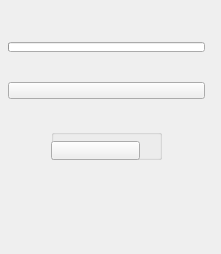
<?xml version="1.0" encoding="UTF-8"?>
<ui version="4.0">
 <class>QtUi</class>
 <widget class="QMainWindow" name="QtUi">
  <property name="enabled">
   <bool>true</bool>
  </property>
  <property name="geometry">
   <rect>
    <x>0</x>
    <y>0</y>
    <width>221</width>
    <height>254</height>
   </rect>
  </property>
  <property name="minimumSize">
   <size>
    <width>120</width>
    <height>0</height>
   </size>
  </property>
  <property name="maximumSize">
   <size>
    <width>999</width>
    <height>999</height>
   </size>
  </property>
  <property name="windowTitle">
   <string>Toolkit</string>
  </property>
  <property name="tabShape">
   <enum>QTabWidget::Triangular</enum>
  </property>
  <property name="dockNestingEnabled">
   <bool>true</bool>
  </property>
  <property name="dockOptions">
   <set>QMainWindow::AllowNestedDocks|QMainWindow::AllowTabbedDocks|QMainWindow::AnimatedDocks|QMainWindow::ForceTabbedDocks</set>
  </property>
  <widget class="QWidget" name="mainWindow">
   <widget class="QWidget" name="layoutWidget_2">
    <property name="geometry">
     <rect>
      <x>8</x>
      <y>12</y>
      <width>197</width>
      <height>181</height>
     </rect>
    </property>
    <layout class="QGridLayout" name="gridLayout_2">
     <property name="spacing">
      <number>0</number>
     </property>
     <item row="0" column="1" colspan="2">
      <widget class="QProgressBar_" name="progressBar">
       <property name="sizePolicy">
        <sizepolicy hsizetype="Ignored" vsizetype="Fixed">
         <horstretch>0</horstretch>
         <verstretch>0</verstretch>
        </sizepolicy>
       </property>
       <property name="minimumSize">
        <size>
         <width>0</width>
         <height>10</height>
        </size>
       </property>
       <property name="maximumSize">
        <size>
         <width>16777215</width>
         <height>10</height>
        </size>
       </property>
       <property name="value">
        <number>0</number>
       </property>
       <property name="textVisible">
        <bool>false</bool>
       </property>
      </widget>
     </item>
     <item row="2" column="1" colspan="2">
      <layout class="QHBoxLayout" name="horizontalLayout">
       <item>
        <layout class="QVBoxLayout" name="verticalLayout">
         <property name="spacing">
          <number>12</number>
         </property>
         <item>
          <widget class="QGroupBox" name="groupBox_2">
           <property name="maximumSize">
            <size>
             <width>111</width>
             <height>999</height>
            </size>
           </property>
           <property name="title">
            <string/>
           </property>
           <widget class="QPushButton" name="b003">
            <property name="geometry">
             <rect>
              <x>0</x>
              <y>48</y>
              <width>89</width>
              <height>19</height>
             </rect>
            </property>
            <property name="text">
             <string/>
            </property>
           </widget>
           <widget class="QPushButton" name="b001">
            <property name="geometry">
             <rect>
              <x>0</x>
              <y>12</y>
              <width>89</width>
              <height>19</height>
             </rect>
            </property>
            <property name="text">
             <string/>
            </property>
           </widget>
           <widget class="QPushButton" name="b002">
            <property name="geometry">
             <rect>
              <x>0</x>
              <y>30</y>
              <width>89</width>
              <height>19</height>
             </rect>
            </property>
            <property name="text">
             <string/>
            </property>
           </widget>
           <widget class="QPushButton" name="b000">
            <property name="geometry">
             <rect>
              <x>0</x>
              <y>66</y>
              <width>89</width>
              <height>19</height>
             </rect>
            </property>
            <property name="text">
             <string/>
            </property>
            <property name="checkable">
             <bool>true</bool>
            </property>
            <property name="checked">
             <bool>true</bool>
            </property>
           </widget>
          </widget>
         </item>
        </layout>
       </item>
       <item>
        <layout class="QVBoxLayout" name="verticalLayout_2">
         <property name="spacing">
          <number>12</number>
         </property>
        </layout>
       </item>
      </layout>
     </item>
     <item row="1" column="1" colspan="2">
      <widget class="QPushButton_Draggable" name="pin">
       <property name="minimumSize">
        <size>
         <width>19</width>
         <height>17</height>
        </size>
       </property>
       <property name="maximumSize">
        <size>
         <width>999</width>
         <height>17</height>
        </size>
       </property>
       <property name="text">
        <string/>
       </property>
       <property name="checkable">
        <bool>true</bool>
       </property>
      </widget>
     </item>
    </layout>
   </widget>
  </widget>
 </widget>
 <customwidgets>
  <customwidget>
   <class>QPushButton_Draggable</class>
   <extends>QPushButton</extends>
   <header>widgets.qpushbutton_draggable.h</header>
  </customwidget>
  <customwidget>
   <class>QProgressBar_</class>
   <extends>QProgressBar</extends>
   <header>widgets.qprogressbar_.h</header>
  </customwidget>
 </customwidgets>
 <resources/>
 <connections/>
 <designerdata>
  <property name="gridDeltaX">
   <number>4</number>
  </property>
  <property name="gridDeltaY">
   <number>6</number>
  </property>
  <property name="gridSnapX">
   <bool>true</bool>
  </property>
  <property name="gridSnapY">
   <bool>true</bool>
  </property>
  <property name="gridVisible">
   <bool>true</bool>
  </property>
 </designerdata>
</ui>
